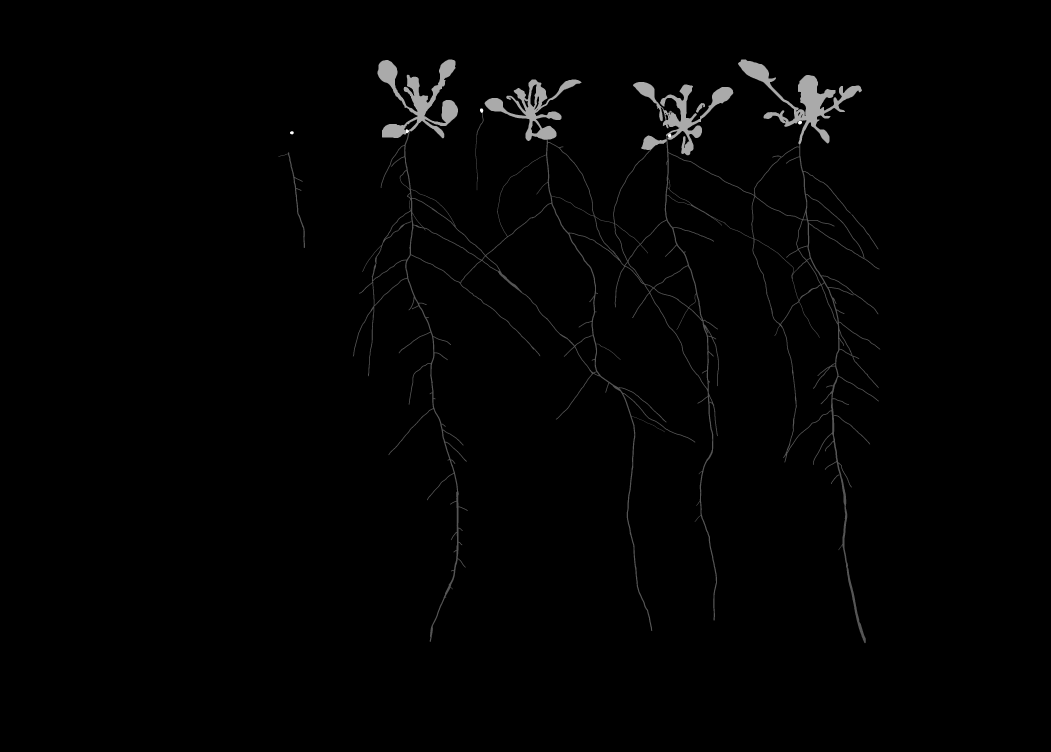
#> input picture data/raw/train_masks/train/001_43-18-ROOT1-2023-08-08_pvd_OD001_Col0_02-Fish Eye Corrected.png, 4202 x 3006 px, given in place of 0002.png, which was not available (shown at 1/4 size)
$ jupyter execute --allow-errors task4.ipynb   (text cells are left out)
#> lines starting #> are read from the running program, lines starting #| are printed output that depends on the picture
[cell 1]
# Import the libraries
import os
import glob
import tqdm
import platform
import numpy as np
import pandas as pd
import shutil
from PIL import Image
import cv2
from tqdm import tqdm
import random
import matplotlib.pyplot as plt
from matplotlib.patches import Rectangle
from patchify import patchify

[cell 2]
# Specify the base path
base = "./dataset raw"

[cell 3]
# Image/Mask paths in Y2B_23

# Image paths
image_paths_23 = []
for i_folder in glob.glob(f"{base}/Y2B_23/images/*"):
    for i_image in glob.glob(f"{i_folder}/*.png"):
        image_paths_23.append(i_image)

# Mask paths
mask_paths_23 = []
for image_path in image_paths_23:
    base_name = os.path.basename(image_path).replace('.png', '')
    root_mask_path = os.path.join(f"{base}/Y2B_23/masks",
                                 f"{base_name}_root_mask.tif")
    if os.path.exists(root_mask_path):
        mask_paths_23.append(root_mask_path)

# Remove images that don't have corresponding masks
image_paths_23 = [
    img_path for img_path in image_paths_23
    if os.path.exists(os.path.join(f"{base}/Y2B_23/masks",
    f"{os.path.basename(img_path).replace('.png', '')}_root_mask.tif"))
]

# Report
print(f"Found {len(image_paths_23)} images in Y2B_23")
print(f"Found {len(mask_paths_23)} masks in Y2B_23")

[cell 4]
# Image paths
image_paths_24 = glob.glob(f"{base}/Y2B_24/images/*.png")

# Mask paths
mask_paths_24 = []
for image_path in image_paths_24:
    base_name = os.path.basename(image_path).replace('.png', '')
    name_parts = base_name.split('_')
    person_name = name_parts[1]
    root_mask_path = os.path.join(f"{base}/Y2B_24/masks",
                                 person_name,
                                 f"{base_name}_root_mask.tif")
    if os.path.exists(root_mask_path):
        mask_paths_24.append(root_mask_path)

# Remove images that don't have corresponding masks
image_paths_24 = [
    img_path for img_path in image_paths_24
    if os.path.exists(os.path.join(
        f"{base}/Y2B_24/masks",
        os.path.basename(img_path).split('_')[1],  # Get person name
        f"{os.path.basename(img_path).replace('.png', '')}_root_mask.tif"
    ))]

# Report
print(f"Found {len(image_paths_24)} images in Y2B_24")
print(f"Found {len(mask_paths_24)} masks in Y2B_24")

[cell 5]
# Combine all image/mask paths
image_paths = image_paths_23 + image_paths_24
mask_paths = mask_paths_23 + mask_paths_24

# Report
print(f"Found {len(image_paths)} images in total")
print(f"Found {len(mask_paths)} masks in total")

[cell 6]
# [21 lines left out: function get_matching_mask_path, not called in this run]

[cell 7]
# Split into train/val
# If the name of the file starts with 'val_', it is a validation image
# If the name of the file starts with 'train_', it is a training image

# Split into train/val
train_images = image_paths_23.copy()
val_images = []

# Sort Y2B_24 images based on prefix
for img_path in image_paths_24:
    if os.path.basename(img_path).startswith('val_'):
        val_images.append(img_path)
    else:  # Assumes all other images are training (they should start with 'train_')
        train_images.append(img_path)

# Get corresponding masks
train_masks = [get_matching_mask_path(img) for img in train_images]
val_masks = [get_matching_mask_path(img) for img in val_images]

# Report
print(f"Split {len(train_images)} images into training set")
print(f"Split {len(val_images)} images into validation set")
print(f"Split {len(train_masks)} masks into training set")
print(f"Split {len(val_masks)} masks into validation set")

[cell 8]
# Create target directories if they don't exist
target_dirs = [
    'dataset/train_images/train',
    'dataset/train_masks/train',
    'dataset/val_images/val',
    'dataset/val_masks/val'
]

for dir_path in target_dirs:
    os.makedirs(dir_path, exist_ok=True)

[cell 9]
# Determine the operating system and set the copy command
is_windows = platform.system() == 'Windows'
copy_cmd = 'copy' if is_windows else 'cp'

[cell 10]
# Move training images/masks

# Progress bar for training files
progress_bar = tqdm(total=len(train_images), desc="Processing training files", ncols=100, colour='green')

# Process training images
for idx, img_path in enumerate(train_images):

    # Update progress bar
    progress_bar.update(1)

    # Find matching mask
    mask_path = get_matching_mask_path(img_path)

    if mask_path is None:
        print(f"\nWarning: No matching mask found for {img_path}")
        continue

    # Generate new filename with sequential number
    new_name = f"{idx:04d}"

    try:
        # Copy and rename image
        img_ext = ".png"
        img_filename = new_name + img_ext
        img_dst_path = os.path.join('dataset/train_images/train', img_filename)
        os_command = f'{copy_cmd} "{img_path}" "{img_dst_path}"'
        os.system(os_command)

        # Copy and rename corresponding mask
        mask_ext = ".tif"
        mask_filename = new_name + mask_ext
        mask_dst_path = os.path.join('dataset/train_masks/train', mask_filename)
        os_command = f'{copy_cmd} "{mask_path}" "{mask_dst_path}"'
        os.system(os_command)

    except Exception as e:
        print(f"\nError copying files for {img_path}: {str(e)}")

# End progress bar
progress_bar.close()

[cell 11]
# Move validation images/masks

# Progress bar for validation files
progress_bar = tqdm(total=len(val_images), desc="Processing validation files", ncols=100, colour='green')

# Process validation images
start_idx = len(train_images)
for idx, img_path in enumerate(val_images):

    # Update progress bar
    progress_bar.update(1)

    # Find matching mask
    mask_path = get_matching_mask_path(img_path)

    if mask_path is None:
        print(f"\nWarning: No matching mask found for {img_path}")
        continue

    new_name = f"{idx + start_idx:04d}"

    try:
        # Copy and rename image
        img_ext = ".png"
        img_filename = new_name + img_ext
        img_dst_path = os.path.join('dataset/val_images/val', img_filename)
        os_command = f'{copy_cmd} "{img_path}" "{img_dst_path}"'
        os.system(os_command)

        # Copy and rename corresponding mask
        mask_ext = ".tif"
        mask_filename = new_name + mask_ext
        mask_dst_path = os.path.join('dataset/val_masks/val', mask_filename)
        os_command = f'{copy_cmd} "{mask_path}" "{mask_dst_path}"'
        os.system(os_command)

    except Exception as e:
        print(f"\nError copying files for {img_path}: {str(e)}")

# End progress bar
progress_bar.close()

[cell 12]
# [5 lines left out: function load_and_preprocess_image, not called in this run]

[cell 13]
# In the visualization section (cells 16-17)
# [7 lines left out: function create_overlay, not called in this run]

[cell 14]
# [38 lines left out: function plot_image_and_masks, not called in this run]

[cell 15]
# Get all training images
train_images = glob.glob("./dataset/train_images/train/*.png")

# Select 20 random images
#> (the rest of this cell did not finish here and is left out)

#> (a cell that did not finish here is left out)

[cell 17]
patch_dir = 'dataset_patched'
scaling_factor = 1

[cell 18]
# Load a sample image and mask
image = cv2.imread("./dataset_cropped/train_images/train/0002.png")
#> image is the input picture: shape (3006, 4202, 3); min 0, max 3, mean 0.0291
mask = cv2.imread("./dataset_cropped/train_masks/train/0002.png", 0)
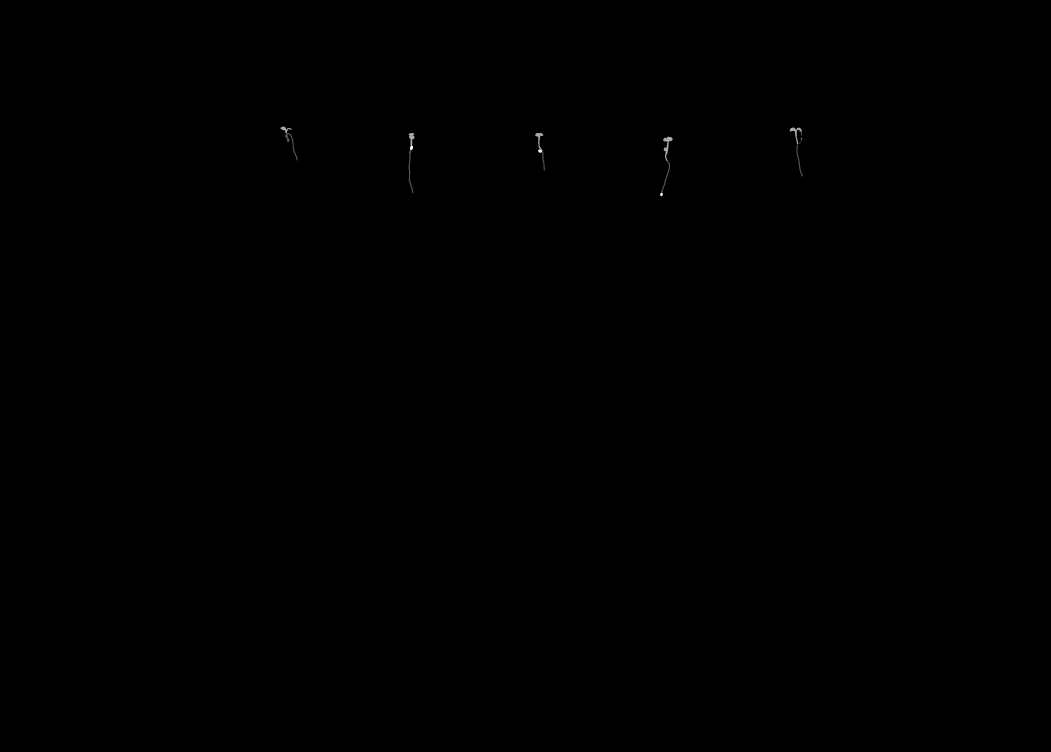
#> input picture data/raw/train_masks/train/001_43-6-ROOT1-2023-08-08_pvdCherry_OD001_Col0_04-Fish Eye Corrected.png, 4202 x 3006 px, given in place of 0002.png, which was not available (shown at 1/4 size)
#> mask is the input picture: shape (3006, 4202); min 0, max 3, mean 0.000965

fig, ax = plt.subplots(2, dpi=200)
ax[0].imshow(image)
ax[0].axis('off')
ax[1].imshow(mask, cmap='gray')
ax[1].axis('off')
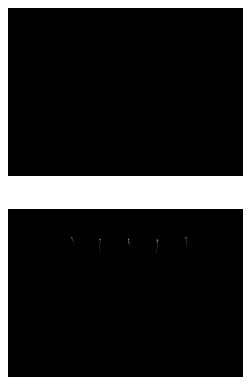
#> figure drawn by matplotlib, 2 panels

[cell 19]
# Get the image dimensions
height, width = image.shape[:2]
#> height = 3006; width = 4202

# Report the image dimensions
print(f"Image dimensions: {width}x{height}")
#| Image dimensions: 4202x3006

[cell 20]
# Patch size
patch_size = 960

# Create a copy of the image to avoid modifying the original
visualization = image.copy()

# Print patch information
num_patches_w = width // patch_size + (1 if width % patch_size else 0)
#> num_patches_w = 5
num_patches_h = height // patch_size + (1 if height % patch_size else 0)
#> num_patches_h = 4
print(f"Number of patches: {num_patches_w}x{num_patches_h} = {num_patches_w * num_patches_h} total patches")
#| Number of patches: 5x4 = 20 total patches
print(f"Patch size: {patch_size}x{patch_size}")

# Draw grid lines
for x in range(0, width, patch_size):
    cv2.line(visualization, (x, 0), (x, height), color=(255, 0, 0), thickness=2)
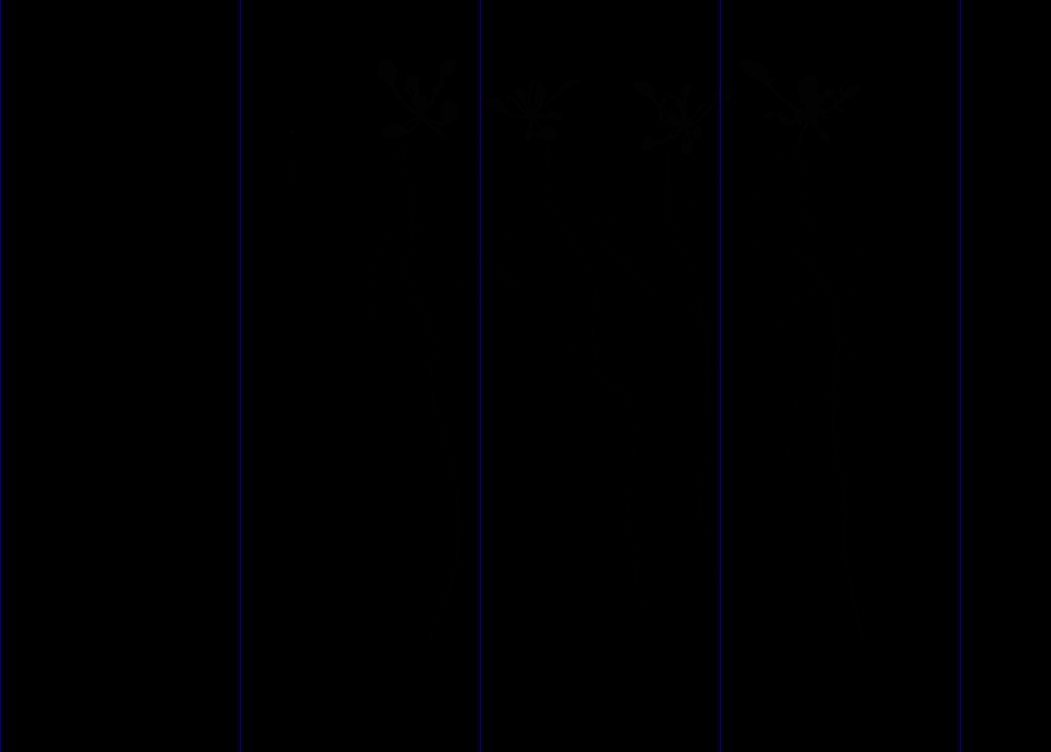
#> visualization: shape (3006, 4202, 3) (shown at 1/4 size); mean B, G, R 0.9, 0, 0

for y in range(0, height, patch_size):
    cv2.line(visualization, (0, y), (width, y), color=(255, 0, 0), thickness=2)
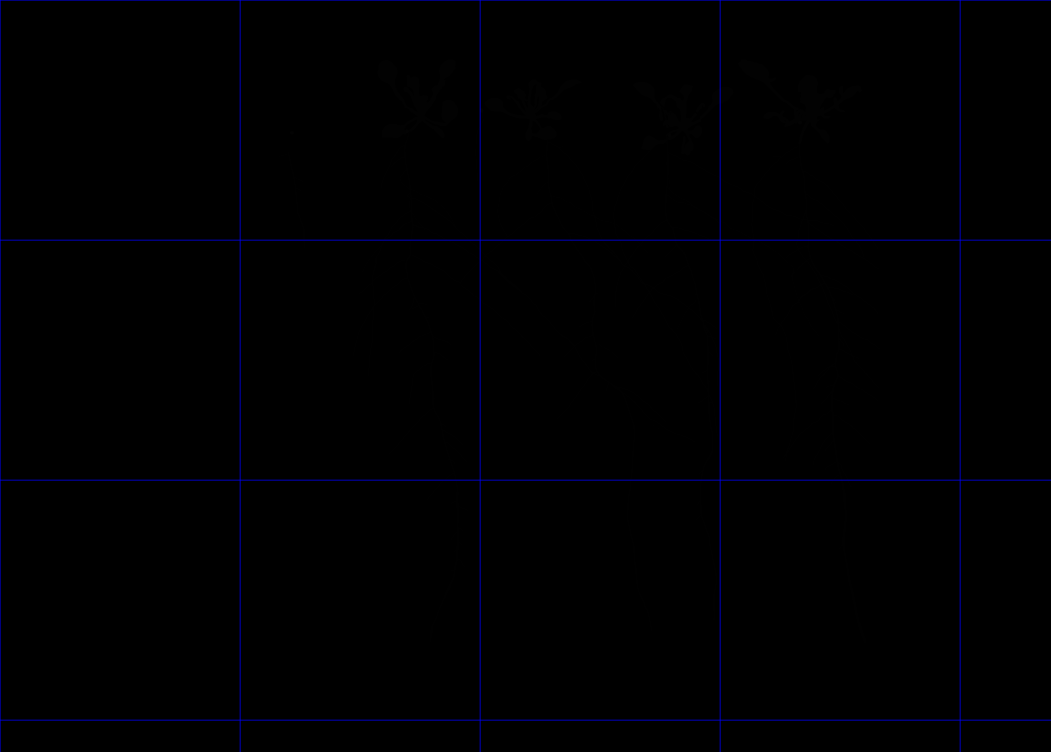
#> visualization: shape (3006, 4202, 3) (shown at 1/4 size); mean B, G, R 1.8, 0, 0

# Display with proper figure size
plt.figure(figsize=(15, 10))
plt.imshow(visualization)
plt.title(f'Image divided into {patch_size}x{patch_size} patches')
plt.axis('on')
plt.grid(False)
plt.show()

[cell 21]
def padder(image, patch_size):
    """
    Adds padding to an image to make its dimensions divisible by a specified patch size.

    This function calculates the amount of padding needed for both the height and width of an image so that its dimensions become divisible by the given patch size. The padding is applied evenly to both sides of each dimension (top and bottom for height, left and right for width). If the padding amount is odd, one extra pixel is added to the bottom or right side. The padding color is set to black (0, 0, 0).

    Parameters:
    - image (numpy.ndarray): The input image as a NumPy array. Expected shape is (height, width, channels).
    - patch_size (int): The patch size to which the image dimensions should be divisible. It's applied to both height and width.

    Returns:
    - numpy.ndarray: The padded image as a NumPy array with the same number of channels as the input. Its dimensions are adjusted to be divisible by the specified patch size.

    Example:
    - padded_image = padder(cv2.imread('example.jpg'), 128)

    """
    h = image.shape[0]
    w = image.shape[1]
    height_padding = ((h // patch_size) + 1) * patch_size - h
    width_padding = ((w // patch_size) + 1) * patch_size - w

    top_padding = int(height_padding/2)
    bottom_padding = height_padding - top_padding

    left_padding = int(width_padding/2)
    right_padding = width_padding - left_padding

    padded_image = cv2.copyMakeBorder(image, top_padding, bottom_padding, left_padding, right_padding, cv2.BORDER_CONSTANT, value=[0, 0, 0])

    return padded_image

[cell 22]
# Create a new directory for patches
# Folder name will be blood_cell_dataset_patched instead of blood_cell_dataset
import os
patch_dir = f'dataset_patched_{patch_size}'
for subdir in ['train_images/train', 'train_masks/train', 'val_images/val', 'val_masks/val']:
    os.makedirs(os.path.join(patch_dir, subdir), exist_ok=True)

[cell 23]
dataset_dir = 'dataset_cropped'

[cell 24]
def create_and_save_patches(dataset_type, patch_size, scaling_factor):
    """
    Optimized version of patch creation with parallel processing and reduced I/O operations.
    """
#> called with dataset_type = 'train', patch_size = 960, scaling_factor = 1
    from concurrent.futures import ThreadPoolExecutor
    import pandas as pd
    import numpy as np
    from functools import partial

    def process_single_image(image_path, patch_size, scaling_factor, patch_dir, dataset_type):
        """Process a single image and its mask, returning patch information"""
        # Read image and mask
        image = cv2.imread(image_path)
        if  "cropped" in image_path:
            mask_path = image_path.replace('images', 'masks')
        else:
            mask_path = image_path.replace('images', 'masks').replace('.png', '.png')
        mask = cv2.imread(mask_path, 0)

        # Pad both image and mask
        if image.shape[0] % patch_size != 0 or image.shape[1] % patch_size != 0:
            image = padder(image, patch_size)
            mask = padder(mask, patch_size)

        # Scale if needed
        if scaling_factor != 1:
            image = cv2.resize(image, (0,0), fx=scaling_factor, fy=scaling_factor)
            mask = cv2.resize(mask, (0,0), fx=scaling_factor, fy=scaling_factor)

        # Create patches
        patches = patchify(image, (patch_size, patch_size, 3), step=patch_size)
        mask_patches = patchify(mask, (patch_size, patch_size), step=patch_size)

        # Reshape for easier processing
        patches = patches.reshape(-1, patch_size, patch_size, 3)
        mask_patches = mask_patches.reshape(-1, patch_size, patch_size)

        base_filename = os.path.basename(image_path)[:-4]
        records = []

        # Process all patches for this image
        for i, (img_patch, mask_patch) in enumerate(zip(patches, mask_patches)):
            patch_filename = f'{base_filename}_{i}.png'

            # Save image patch
            image_patch_path = os.path.join(patch_dir, f'{dataset_type}_images', dataset_type, patch_filename)
            cv2.imwrite(image_patch_path, img_patch)

            # Save mask patch
            mask_patch_path = os.path.join(patch_dir, f'{dataset_type}_masks', dataset_type, patch_filename)
            cv2.imwrite(mask_patch_path, mask_patch)

            # Calculate patch statistics
            has_roots = 1 if np.any(mask_patch > 0) else 0
            root_percentage = (mask_patch > 0).mean() * 100

            records.append({
                'filename': patch_filename,
                'has_roots': has_roots,
                'original_image': os.path.basename(image_path),
                'patch_number': i,
                'root_percentage': root_percentage
            })

        return records

    # Get all image paths
    paths = glob.glob(f'{dataset_dir}/{dataset_type}_images/{dataset_type}/*.png')

    # Create output directories if they don't exist
    os.makedirs(os.path.join(patch_dir, f'{dataset_type}_images', dataset_type), exist_ok=True)
    os.makedirs(os.path.join(patch_dir, f'{dataset_type}_masks', dataset_type), exist_ok=True)

    # Process images in parallel
    all_records = []
    with ThreadPoolExecutor(max_workers=min(os.cpu_count(), 8)) as executor:
        process_func = partial(process_single_image,
                             patch_size=patch_size,
                             scaling_factor=scaling_factor,
                             patch_dir=patch_dir,
                             dataset_type=dataset_type)

        # Use tqdm to show progress
        for records in tqdm(executor.map(process_func, paths),
                          total=len(paths),
                          desc=f"Processing {dataset_type} images",
                          ncols=100,
                          colour='green'):
            all_records.extend(records)

    # Create DataFrame and save to CSV
    df = pd.DataFrame(all_records)
    csv_path = os.path.join(patch_dir, f'{dataset_type}_mask_labels.csv')
    df.to_csv(csv_path, index=False)

    # Print summary statistics
    print(f"\nDataset: {dataset_type}")
    print(f"Total patches: {len(df)}")
    print(f"Patches with roots: {df['has_roots'].sum()}")
    print(f"Patches without roots: {len(df) - df['has_roots'].sum()}")
    print(f"Average root coverage: {df['root_percentage'].mean():.2f}%")
    print(f"Created CSV file: {csv_path}")

    return df
